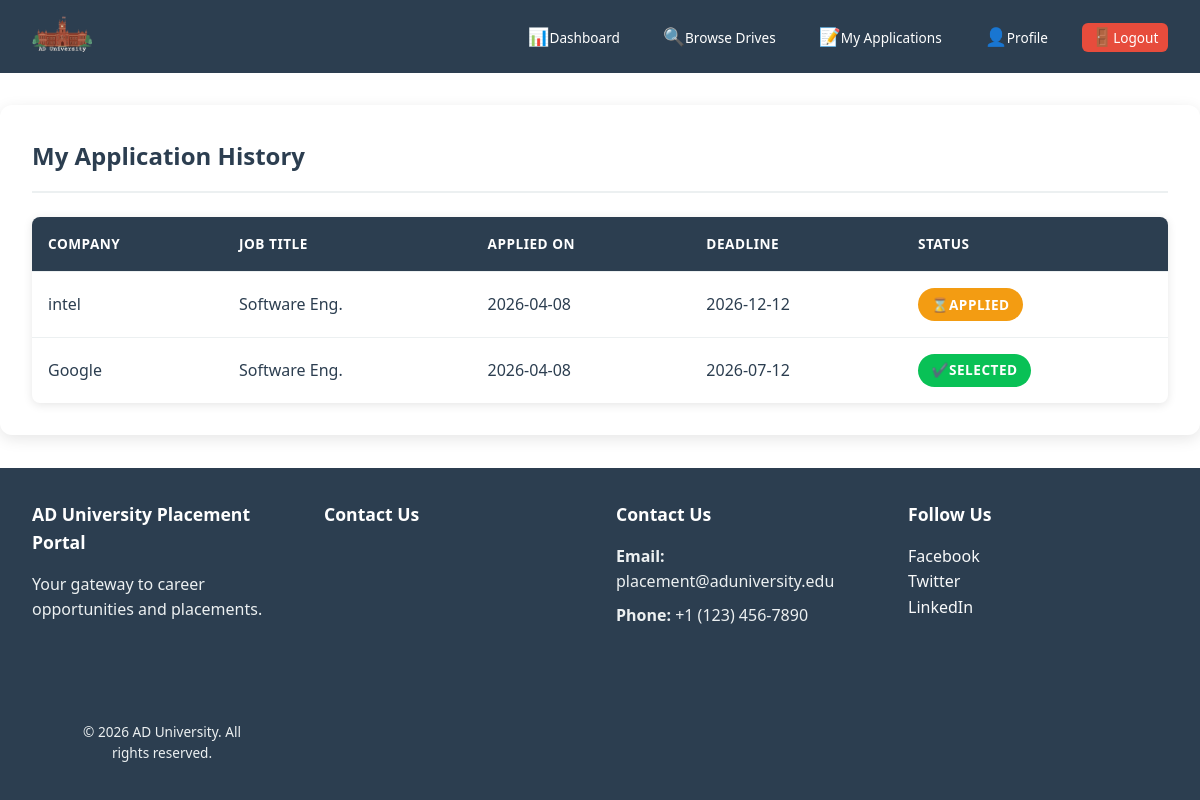
Page /student/applications (signed in) on the committed database.
### models.py (models this page shows, shortened)
class Application(db.Model):
    __tablename__= 'application'
    id  = db.Column(db.Integer, primary_key=True)
    student_id= db.Column(db.Integer,db.ForeignKey('student.id') ,nullable=False)
    drive_id=db.Column(db.Integer,db.ForeignKey('placement_drive.id') ,nullable=False)
    application_date= db.Column(db.DateTime, default=datetime.utcnow)
    status= db.Column(db.String(20), default='Applied')
    remarks = db.Column(db.Text)
    __table_args__ =(db.UniqueConstraint('student_id', 'drive_id',name='unique_application'),)

class Company(db.Model):
    __tablename__ ='company'
    id  = db.Column(db.Integer, primary_key=True)
    company_name= db.Column(db.String(80), unique=True, nullable=False)
    email= db.Column(db.String(100), unique=True, nullable=False)
    password_hash = db.Column(db.String(120), nullable=False)
    hr_name=db.Column(db.String(100), nullable=False)
    hr_contact=db.Column(db.String(15), nullable=False)
    website=db.Column(db.String(200), nullable=True)
    description=db.Column(db.Text, nullable=True)
    approval_status=db.Column(db.String(20),default="Pending")
    is_blacklisted= db.Column(db.Boolean,default=False)
    created_at= db.Column(db.DateTime, default=datetime.utcnow)
    drives=db.relationship('PlacementDrive',backref='company', lazy=True, cascade='all, delete-orphan')

class PlacementDrive(db.Model):
    __tablename__ ='placement_drive'
    id  = db.Column(db.Integer, primary_key=True)
    company_id= db.Column(db.Integer,db.ForeignKey('company.id') ,nullable=False)
    job_title = db.Column(db.String(200), nullable=False)
    job_description = db.Column(db.Text, nullable=True)
    eligibility_criteria = db.Column(db.Text)
    required_cgpa= db.Column(db.Float, nullable=False, default=0.0)
    salary_package = db.Column(db.String(50))
    application_deadline= db.Column(db.Date, nullable=False)
    status= db.Column(db.String(20), default='Pending')
    created_at= db.Column(db.DateTime, default=datetime.utcnow)
    applications=db.relationship('Application',backref='drive', lazy=True, cascade='all, delete-orphan')

### app.py (the view)
@app.route('/student/applications')
def student_applications():
    if session.get('role')!= 'student':
        return redirect(url_for('login'))
    student = Student.query.get(session['user_id'])
    applications= Application.query.filter_by(student_id =student.id).all()
    return render_template('student/application_history.html',applications=applications)

### templates/student/application_history.html
{% extends "base.html" %}
{% block content %}
<div class="card">
    <div class="card-header">
        <h2>My Application History</h2>
    </div>
    {% if applications %}
    <table>
        <thead>
            <tr>
                <th>Company</th>
                <th>Job Title</th>
                <th>Applied On</th>
                <th>Deadline</th>
                <th>Status</th>
            </tr>
        </thead>
        <tbody>
            {% for app in applications %}
            <tr>
                <td>{{ app.drive.company.company_name }}</td>
                <td>{{ app.drive.job_title }}</td>
                <td>{{ app.application_date.strftime('%Y-%m-%d') }}</td>
                <td>{{ app.drive.application_deadline }}</td>
                <td>
                    {% if app.status == 'Selected' %}
                    <span class="badge badge-success">✔️Selected</span>
                    {% elif app.status == 'Shortlisted' %}
                    <span class="badge badge-info">⭐Shortlisted</span>
                    {% elif app.status == 'Rejected' %}
                    <span class="badge badge-danger">❌Rejected</span>
                    {% else %}
                    <span class="badge badge-warning">⌛Applied</span>
                    {% endif %}
                </td>
            </tr>
            {% endfor %}
        </tbody>
    </table>
    {% else %}
    <p style="text-align: center; color: #888; padding: 2rem;">No application yet. Start applying to Placement drives!
    </p>
    <div style="text-align: center;">
        <a href="{{ url_for('student_view_drives') }}" class="btn btn-primary">Browse Drives</a>
    </div>
    {% endif %}
</div>
{% endblock %}

### static/css/style.css (style rules this page uses)
:root { --primary-color: #2c3e50; --primary-dark: #1a252f; --secondary-color: #3498db; --secondary-dark: #2980b9; --success-color: #09c156; --success-dark: #229954; --danger-color: #e74c3c; --danger-dark: #c0392b; --warning-color: #f39c12; --warning-dark: #d35400; --info-color: #17a2b8; --light-bg:#ecf0f1; --lighter-bg:#f8f9fa; --dark-text:#2c3e50; --border-color:#bdc3c7; --white:#ffffff; --shadow:rgba(0, 0, 0, 0.1); --shadow-dark:rgba(0, 0, 0, 0.2); }
* { margin: 0; padding: 0; box-sizing: border-box; }
body { font-family: 'Segoe UI', Tahoma, Geneva, Verdana, sans-serif; line-height: 1.6; color:var(--dark-text); min-height: 100vh; display:flex; flex-direction: column; background-size: cover; background-position: center; background-attachment: fixed; }
.card { background: var(--white); padding: 2rem; border-radius: 12px; box-shadow: 0 4px 15px var(--shadow); margin-top: 2rem; transition: transform 0.3s ease,box-shadow 0.3s ease; }
.card-header { border-bottom: 2px solid var(--light-bg); padding-bottom: 1rem; margin-bottom: 1.5rem; }
table { width: 100%; border-collapse: collapse; background: var(--white); border-radius: 8px; overflow: hidden; box-shadow: 0 2px 10px var(--shadow); }
table thead { background: var(--primary-color); color: var(--white); }
table th, table td { padding: 1rem; text-align: left; border-bottom: 1px solid var(--light-bg); }
table th { font-weight: 600; text-transform: uppercase; font-size: 0.85rem; letter-spacing: 0.5px; }
table tbody tr { transition: background 0.2s ease; }
table tbody tr:last-child td { border-bottom: none; }
.badge { display: inline-block; padding: 0.35rem 0.85rem; border-radius: 20px; font-size: 0.85rem; font-weight: 600; text-transform: uppercase; letter-spacing: 0.5px; }
.badge-success { background: var(--success-color); color: var(--white); }
.badge-warning { background: var(--warning-color); color: var(--white); }

### rows in the picture
Application: drive.company.company_name "intel", drive.job_title "Software Eng.", application_date "2026-04-08", drive.application_deadline "2026-12-12", status "⌛APPLIED"
Application: drive.company.company_name "Google", drive.job_title "Software Eng.", application_date "2026-04-08", drive.application_deadline "2026-07-12", status "✔️SELECTED"
